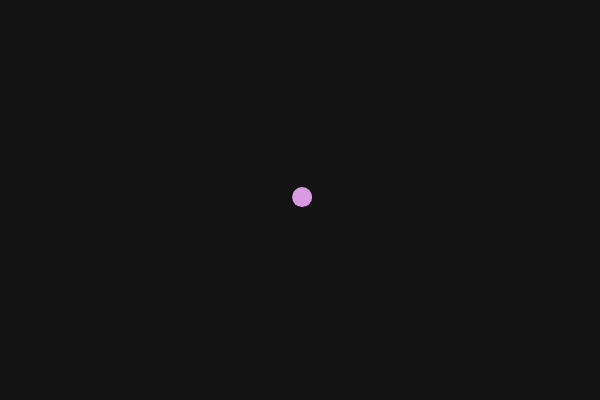
Frame 1 (no input)
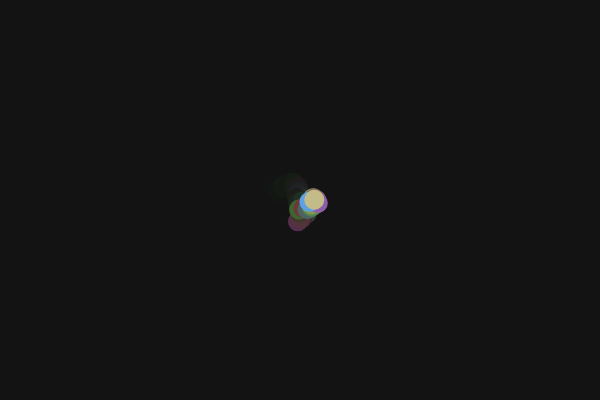
Frame 60 (no input)
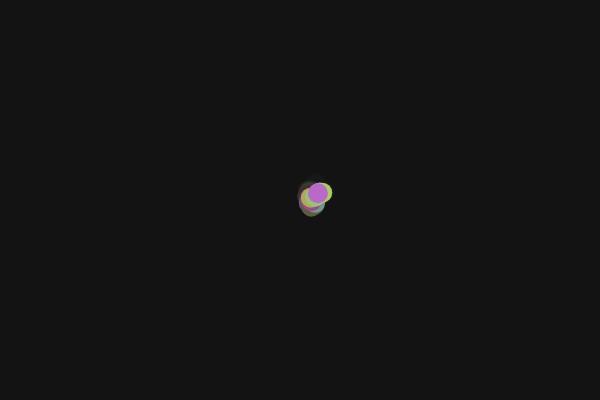
Frame 120 (the mouse pressed at the canvas centre since frame 60)

The p5.js sketch that drew these frames (run headless with seeded random() and noise() and a simulated clock; from frame 60 on, the mouse is pressed at the canvas centre):

// p5.js sketch
// ── sketch.js
let x, y;

function setup() {
  createCanvas(600, 400);
  background(20);

  x = width / 2;
  y = height / 2;
}

function draw() {
  // Transparent background for trail
  fill(20, 20);
  noStroke();
  rect(0, 0, width, height);

  // Random movement
  x += random(-5, 5);
  y += random(-5, 5);

  // Keep inside canvas
  x = constrain(x, 0, width);
  y = constrain(y, 0, height);

  // Draw circle
  fill(random(100, 255), random(100, 255), random(100, 255));
  noStroke();
  circle(x, y, 20);
}
// ── style.css
/* Basic reset */
*, *::before, *::after {
  box-sizing: border-box;
  margin: 0;
  padding: 0;
}

html {
  scroll-behavior: smooth;
  font-size: 16px;
  line-height: 1.5;
  color: #1b1b1b;
  background-color: #f5f1ea;
}

body {
  min-height: 100vh;
  font-family: "Georgia", "Times New Roman", serif;
  background: linear-gradient(180deg, #f7f3ed 0%, #ece7df 100%);
  color: #1d1b18;
}

img,
svg,
iframe,
picture,
video {
  max-width: 100%;
  height: auto;
  display: block;
}

a {
  color: inherit;
  text-decoration: none;
}

button,
input,
textarea,
select {
  font: inherit;
}

figure {
  margin: 0;
}

br {
  content: "";
}

/* Editorial layout */
.page-shell {
  max-width: 1080px;
  margin: 0 auto;
  padding: 36px 24px;
}

.article {
  background: rgba(255, 255, 255, 0.92);
  border-left: 6px solid #af2626;
  padding: 36px 42px;
  box-shadow: 0 30px 80px rgba(35, 33, 31, 0.08);
}

.hero {
  margin-bottom: 32px;
}

.eyebrow {
  display: inline-block;
  margin-bottom: 14px;
  font-size: 0.85rem;
  letter-spacing: 0.24em;
  text-transform: uppercase;
  color: #af2626;
}

h1 {
  font-size: clamp(2.6rem, 4vw, 4rem);
  line-height: 1.05;
  letter-spacing: -0.04em;
  margin-bottom: 18px;
}

.lede {
  max-width: 66ch;
  font-size: 1.05rem;
  line-height: 1.8;
  color: #39322d;
}

.media-grid {
  display: grid;
  grid-template-columns: repeat(2, minmax(0, 1fr));
  gap: 28px;
  align-items: start;
  margin-bottom: 32px;
}

.graphic-card,
.video-embed,
.feature-image {
  border-radius: 20px;
  overflow: hidden;
  background: #fbf7f1;
  border: 1px solid rgba(29, 27, 24, 0.08);
}

.graphic-card {
  padding: 24px;
  display: flex;
  align-items: center;
  justify-content: center;
}

.video-embed iframe {
  width: 100%;
  aspect-ratio: 16 / 9;
  border: 0;
}

.video-embed figcaption,
.feature-image figcaption {
  padding: 18px 22px;
  font-size: 0.95rem;
  color: #52473f;
  background: #fffaf4;
}

.feature-image {
  margin-bottom: 32px;
}

.feature-image img {
  width: 100%;
  display: block;
}

.touchpoints {
  padding: 24px;
  background: #fff9f5;
  border-radius: 18px;
  border: 1px solid rgba(175, 38, 38, 0.12);
}

.touchpoints svg {
  display: block;
  margin: 0 auto;
}

p,
figcaption {
  font-size: 1rem;
  line-height: 1.8;
}

/* Tag styles */
h2,
h3,
h4,
h5,
h6 {
  font-family: "Georgia", serif;
  margin-top: 2rem;
  margin-bottom: 1rem;
}

p {
  margin-bottom: 1.5rem;
}

blockquote {
  margin: 2rem 0;
  padding: 22px 26px;
  background: #f5eee5;
  border-left: 4px solid #af2626;
  color: #4a423d;
}

ul,
ol {
  margin: 1rem 0 1.5rem 1.5rem;
}

li {
  margin-bottom: 0.75rem;
}

code,
pre {
  font-family: "Source Code Pro", Menlo, Monaco, monospace;
  background: rgba(29, 27, 24, 0.05);
  color: #1f1f1f;
}

pre {
  padding: 18px;
  border-radius: 16px;
  overflow-x: auto;
}

@media (max-width: 860px) {
  .article {
    padding: 28px 24px;
  }

  .media-grid {
    grid-template-columns: 1fr;
  }
}

@media (max-width: 560px) {
  .page-shell {
    padding: 24px 16px;
  }

  h1 {
    font-size: 2.5rem;
  }
}
